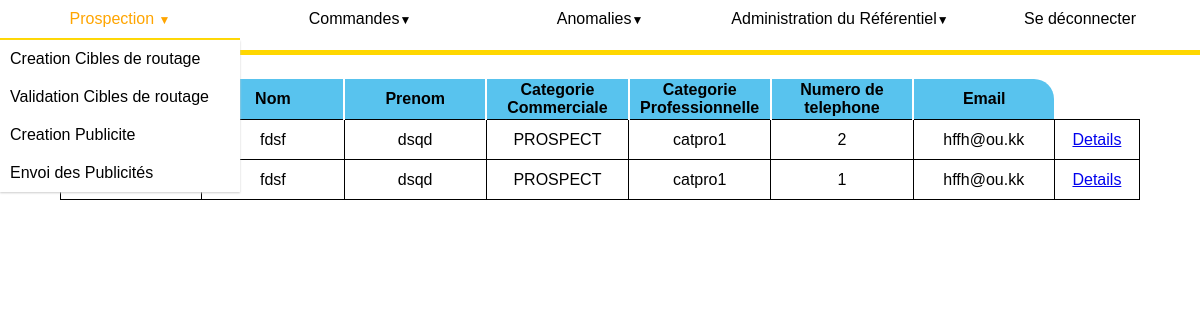
The page /referentiel/individus (signed in) on the database as committed earlier.
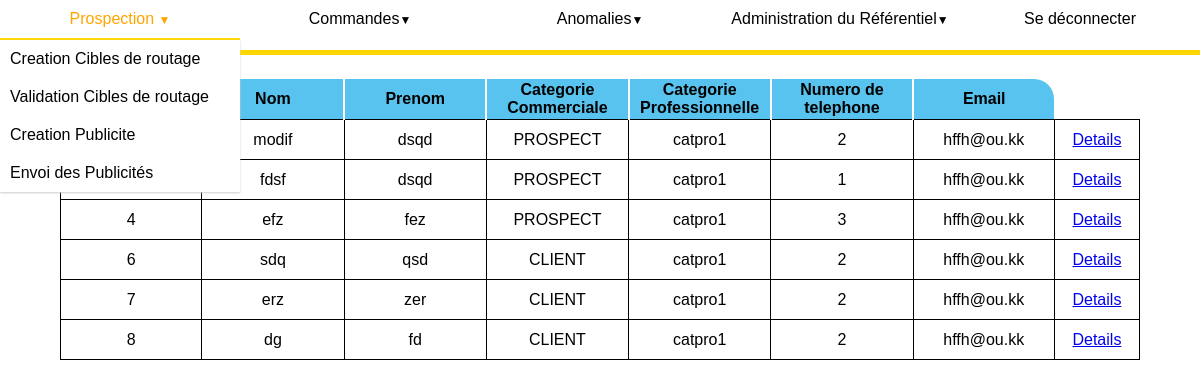
The same page on the database as committed later.
### referentiel/models.py (models this page shows, shortened)
class Individu(models.Model):
    nom = models.CharField(max_length=50)
    prenom = models.CharField(max_length=50)
    datenaissance = models.DateField()
    ntel = models.DecimalField(max_digits=10, decimal_places=0)
    mail = models.EmailField(null=True)
    adresse = models.ForeignKey(Adresse, on_delete=models.CASCADE)
    catprofessionnelle = models.ForeignKey(
        Catprofessionnelle, on_delete=models.CASCADE)
    prospect = "PROSPECT"
    client = "CLIENT"
    interdit = "INTERDIT"
    cat_choix = [(prospect, "possible client"),
                 (client, "client"),
                 (interdit, " client interdit")
                 ]
    catcommerciale = models.CharField(
        max_length=20, choices=cat_choix, default=prospect)

class Catprofessionnelle(models.Model):
    nom = models.CharField(max_length=100)
    def __str__(self) -> str:
        return self.nom

### referentiel/views.py (the view)
# urls.py: path('individus', views.tableIndividu, name='affichageReferentielIndividus'),
@permission_required("utilisateurs.perm_administrerRef")
def tableIndividu(request):
    contexte = {'individus': Individu.objects.all()}
    return render(request, 'referentiel/afficheIndividu.html', contexte)

### referentiel/templates/referentiel/afficheIndividu.html
{% extends 'referentiel/referentiel_view.html' %}
{%block content %}
{% load static %}
<link rel="stylesheet" type="text/css" href="{% static 'referentiel/afficheArticle.css' %}">
<html>
<head>
</head>
<body>
    <div class="contenu">
        <table class="tableReferentiel">
            <th id=gauche width="13%">Id </th>
            <th class=milieu width="13%">Nom</th>
            <th class=milieu width="13%">Prenom</th>
            <th class=milieu width="13%">Categorie Commerciale</th>
            <th class=milieu width="13%">Categorie Professionnelle</th>
            <th class=milieu width="13%">Numero de telephone</th>
            <th id=droite width="13%">Email</th>
            {% for i in individus %}
            <tr class=corps>
                <td>{{i.id}}</td>
                <td>{{i.nom}}</td>
                <td>{{i.prenom}}</td>
                <td>{{i.catcommerciale}}</td>
                <td>{{i.catprofessionnelle}}</td>
                <td>{{i.ntel}}</td>
                <td>{{i.mail}}</td>
                <td width="10%"><a href="{% url 'referentiel:modifIndividu' pk=i.id%}">Details</a></td>
            </tr>
            {% endfor %}
        </table>
    </div>
</body>
</html>
{%endblock content %}

### referentiel/templates/referentiel/referentiel_view.html (shortened to what this page needs)
<!DOCTYPE html>
<html>
<head>
</head>
<body>
    {%include 'referentiel/navigationBar.html' %}
    {%block content %}
    {%endblock content %}
</body>
</html>

### referentiel/templates/referentiel/navigationbar.html (shortened to what this page needs)
{% load static %}
<link rel="stylesheet" type="text/css" href="{% static 'referentiel/navigationbar.css' %}">
<nav>
  <ul>
    <li class="deroulant"><a href="{% url 'publicite:home'%}">Prospection </a>
      <ul class="sous">
        <li><a href="{% url 'publicite:creationCible'%}"> Creation Cibles de routage</a></li>
        <li><a href="{% url 'publicite:validateCible'%}">Validation Cibles de routage</a></li>
        <li><a href="{% url 'publicite:creationPublicite'%}">Creation Publicite</a></li>
        <li><a href="{% url 'publicite:envoiPublicite'%}">Envoi des Publicités</a></li>
      </ul>
    </li>
    <li class="deroulant"><a href="{% url 'commandes:home'%}">Commandes</a>
    </li>
    <li class="deroulant"><a href="{% url 'anomalies:home'%}">Anomalies</a>
    </li>
    <li class="deroulant"><a href="{% url 'referentiel:home'%}">Administration du Référentiel</a>
    </li>
    <li class="deconnecter"><a href="{% url 'utilisateurs:logOut'%}">Se déconnecter</a>
    </li>
  </ul>
</nav>

### referentiel/static/referentiel/navigationbar.css (style rules this page uses)
* { margin: 0px; padding: 0px; font-family: Avenir, sans-serif; }
nav { width: 100%; height: 50px; margin: 0 auto; background-color: white; position: sticky; top: 0 px; border-bottom: 5px solid gold; }
nav ul { list-style-type: none; }
nav ul li { float: left; width: 20%; text-align: center; position: relative; }
nav ul::after { content: ""; display: table; clear: both; }
nav a { display: block; text-decoration: none; color: black; border-bottom: 2px solid transparent; padding: 10px 0px; }
.sous { display: none; box-shadow: 0px 1px 2px #CCC; background-color: white; position: absolute; width: 100%; z-index: 1000; }
.sous li { float: none; width: 100%; text-align: left; }
.sous a { padding: 10px; border-bottom: none; }
.deroulant>a::after { content: "▼"; font-size: 12px; }

### referentiel/static/referentiel/afficheArticle.css (style rules this page uses)
.contenu { padding-top: 2%; margin: 0 auto; width: 90%; min-height: 500px; border-radius: 3px; }
.tableReferentiel { table-layout: fixed; width: 100%; border-collapse: collapse; }
th { height: 40px; background-color: rgb(88, 195, 238); text-align: center; }
.milieu { border-right: solid 2px white; border-left: solid 2px white; }
#gauche { border-top-left-radius: 20px; }
#droite { border-top-right-radius: 20px; }
tr { height: 40px; }
.corps>td { border: 1px solid black; text-align: center; }

Rows that differ between the two databases and show on the page:
changed Individu: nom "fdsf" → "modif"
added Individu: id "4", nom "efz", prenom "fez", catcommerciale "PROSPECT", catprofessionnelle "catpro1", ntel "3", mail "hffh@ou.kk"
added Individu: id "6", nom "sdq", prenom "qsd", catcommerciale "CLIENT", catprofessionnelle "catpro1", ntel "2", mail "hffh@ou.kk"
added Individu: id "7", nom "erz", prenom "zer", catcommerciale "CLIENT", catprofessionnelle "catpro1", ntel "2", mail "hffh@ou.kk"
added Individu: id "8", nom "dg", prenom "fd", catcommerciale "CLIENT", catprofessionnelle "catpro1", ntel "2", mail "hffh@ou.kk"
